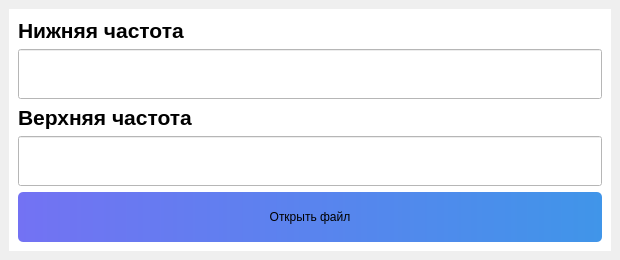
<?xml version="1.0" encoding="UTF-8"?>
<ui version="4.0">
 <class>MainWindow</class>
 <widget class="QMainWindow" name="MainWindow">
  <property name="geometry">
   <rect>
    <x>0</x>
    <y>0</y>
    <width>620</width>
    <height>260</height>
   </rect>
  </property>
  <property name="windowTitle">
   <string>MainWindow</string>
  </property>
  <widget class="QWidget" name="centralwidget">
   <layout class="QGridLayout" name="gridLayout_2">
    <item row="1" column="0">
     <widget class="QWidget" name="widget" native="true">
      <property name="styleSheet">
       <string notr="true">background-color: rgb(255, 255, 255);</string>
      </property>
      <layout class="QGridLayout" name="gridLayout">
       <item row="1" column="0">
        <widget class="QLineEdit" name="lineEdit">
         <property name="sizePolicy">
          <sizepolicy hsizetype="Expanding" vsizetype="Expanding">
           <horstretch>0</horstretch>
           <verstretch>0</verstretch>
          </sizepolicy>
         </property>
         <property name="minimumSize">
          <size>
           <width>0</width>
           <height>50</height>
          </size>
         </property>
        </widget>
       </item>
       <item row="4" column="0">
        <widget class="QPushButton" name="ok_button_start">
         <property name="sizePolicy">
          <sizepolicy hsizetype="Minimum" vsizetype="Fixed">
           <horstretch>0</horstretch>
           <verstretch>0</verstretch>
          </sizepolicy>
         </property>
         <property name="minimumSize">
          <size>
           <width>200</width>
           <height>50</height>
          </size>
         </property>
         <property name="styleSheet">
          <string notr="true">QPushButton{
	border-radius: 5px;
	height: 30px;
	background-color:qlineargradient(spread:pad, x1:0, y1:0, x2:1, y2:0, stop:0 rgba(115, 114, 243, 255), stop:1 rgba(64, 149, 233, 255));
}</string>
         </property>
         <property name="text">
          <string>Открыть файл</string>
         </property>
        </widget>
       </item>
       <item row="0" column="0">
        <widget class="QLabel" name="label_2">
         <property name="sizePolicy">
          <sizepolicy hsizetype="Preferred" vsizetype="MinimumExpanding">
           <horstretch>0</horstretch>
           <verstretch>0</verstretch>
          </sizepolicy>
         </property>
         <property name="text">
          <string>&lt;html&gt;&lt;head/&gt;&lt;body&gt;&lt;p&gt;&lt;span style=&quot; font-size:16pt; font-weight:600;&quot;&gt;Нижняя частота&lt;/span&gt;&lt;/p&gt;&lt;/body&gt;&lt;/html&gt;</string>
         </property>
        </widget>
       </item>
       <item row="2" column="0">
        <widget class="QLabel" name="label">
         <property name="sizePolicy">
          <sizepolicy hsizetype="Preferred" vsizetype="MinimumExpanding">
           <horstretch>0</horstretch>
           <verstretch>0</verstretch>
          </sizepolicy>
         </property>
         <property name="text">
          <string>&lt;html&gt;&lt;head/&gt;&lt;body&gt;&lt;p&gt;&lt;span style=&quot; font-size:16pt; font-weight:600;&quot;&gt;Верхняя частота&lt;/span&gt;&lt;/p&gt;&lt;/body&gt;&lt;/html&gt;</string>
         </property>
        </widget>
       </item>
       <item row="3" column="0">
        <widget class="QLineEdit" name="lineEdit_2">
         <property name="sizePolicy">
          <sizepolicy hsizetype="Expanding" vsizetype="Expanding">
           <horstretch>0</horstretch>
           <verstretch>0</verstretch>
          </sizepolicy>
         </property>
         <property name="minimumSize">
          <size>
           <width>0</width>
           <height>50</height>
          </size>
         </property>
        </widget>
       </item>
      </layout>
     </widget>
    </item>
   </layout>
  </widget>
 </widget>
 <resources/>
 <connections/>
</ui>
